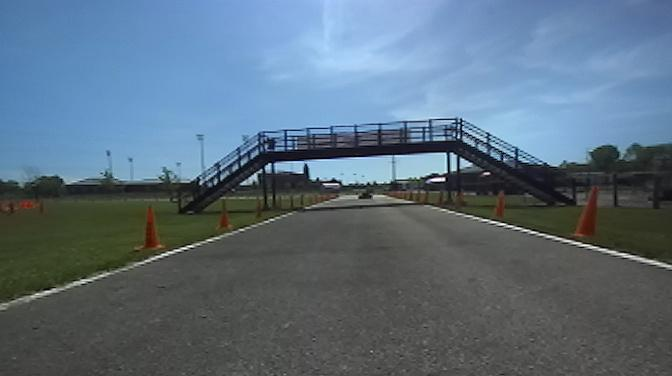
#> input picture test_image.jpg, 672 x 376 px
$ python -i yolo_api.py   (imports and definitions only)
#> lines starting #> are read from the running program, lines starting #| are printed output that depends on the picture
#> (reads helpers/config.json from the repository)
import math

import cv2
import numpy as np

from helpers.utils import draw_detections, nms, sigmoid, xywh2xyxy


class Segment:
    def __init__(
        self,
        input_shape=[1, 3, 192, 320],
        input_height=192,
        input_width=320,
        conf_thres=0.9,
        iou_thres=0.5,
        num_masks=32,
    ):
        self.conf_threshold = conf_thres
        self.iou_threshold = iou_thres
        self.num_masks = num_masks

        self.input_names = "images"
        self.input_shape = input_shape
        self.input_height = input_height
        self.input_width = input_width
        self.output_names = ["output0", "output1"]

    # [139 lines left out: functions segment_objects_from_oakd, prepare_input_for_oakd, process_box_output, process_mask_output, extract_boxes, draw_detections and 1 more, not called in this run]

    def draw_masks(self, image):
        for i in range(len(self.boxes)):
            centroid_data = self.calculate_centroid(self.mask_maps[i])
            if centroid_data is not None:
                centroid_x, centroid_y, error_x = centroid_data
                contours, _ = cv2.findContours(self.mask_maps[i].astype(np.uint8), cv2.RETR_EXTERNAL, cv2.CHAIN_APPROX_SIMPLE)
                cv2.polylines(image, contours, True, (0, 255, 0), thickness=2)

                # Calculate center of the image
                center_x = self.img_width // 2

                cv2.circle(image, (centroid_x, centroid_y), 5, (0, 0, 255), -1)
                # Draw line from centroid to center of the image
                cv2.line(image, (centroid_x, centroid_y), (center_x, centroid_y), (255, 0, 0), 2)
                return image, error_x
        return image, None

    # [11 lines left out: function rescale_boxes, not called in this run]

>>> import cv2
>>> picture = cv2.imread('test_image.jpg', cv2.IMREAD_GRAYSCALE)
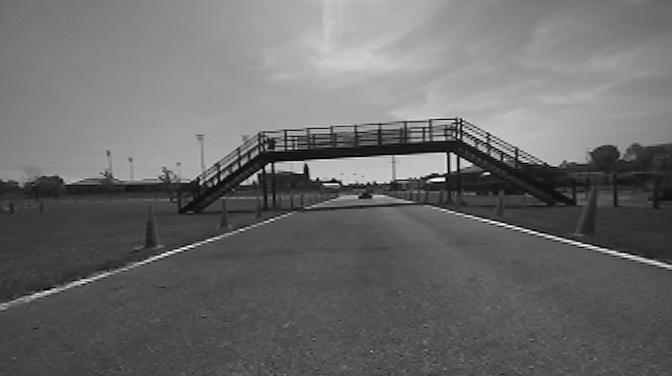
#> picture: shape (376, 672); min 0, max 255, mean 106.7
>>> result = Segment().draw_masks(picture)
#> (the run stopped early here; a loop or call above may not have finished)
